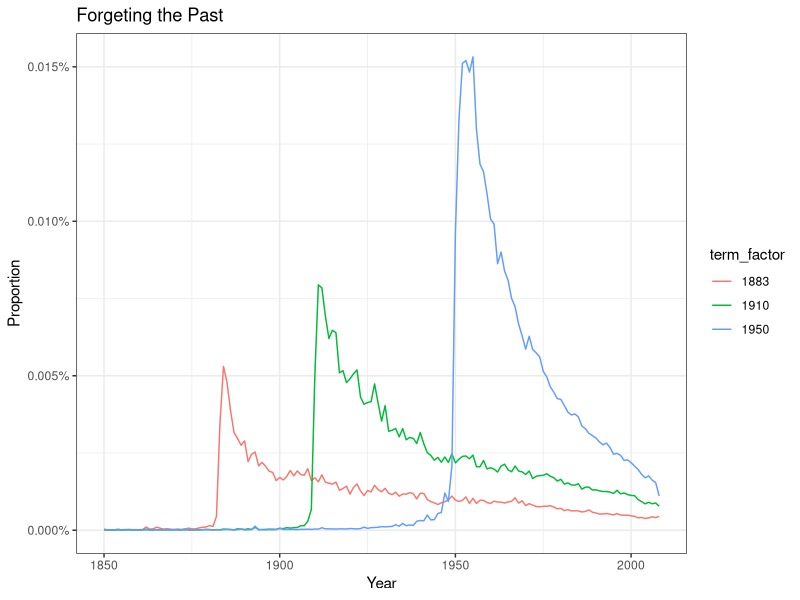
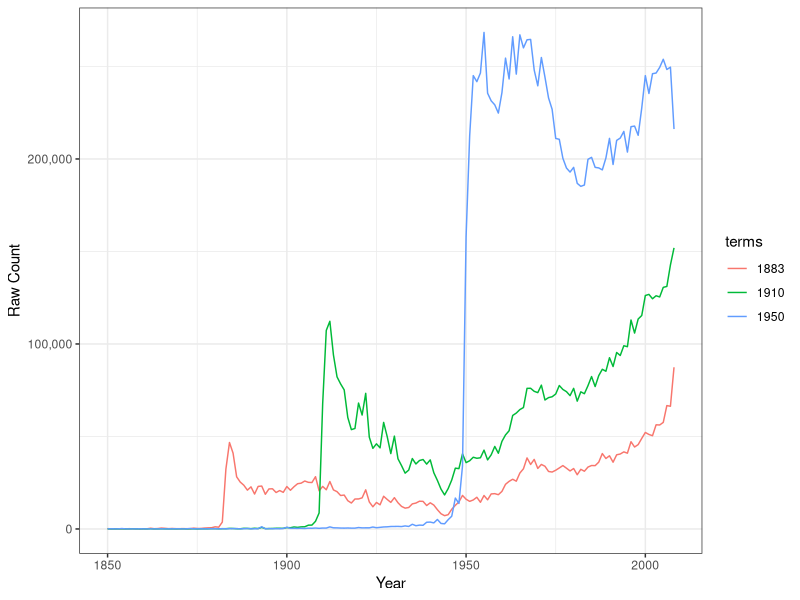
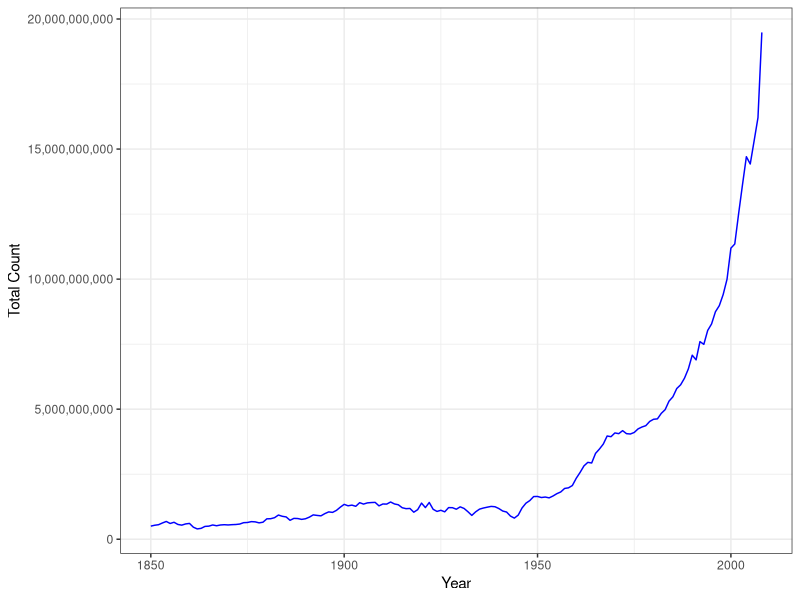
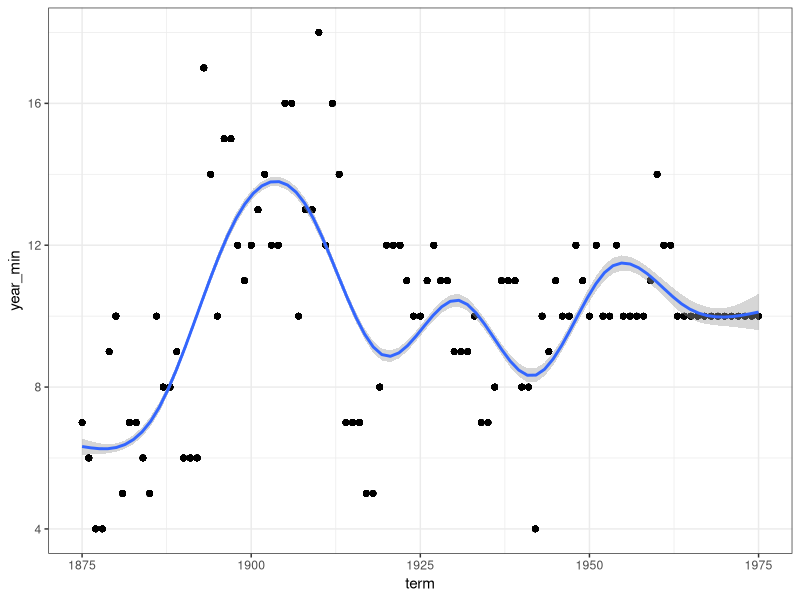

The R source for these figures, in order:
## ---- chunk 1
library(here)
library(scales)
library(tidyverse)

theme_set(theme_bw())

knitr::opts_chunk$set(echo = TRUE)
## ---- chunk 2
year_counts <- read_tsv('year_counts.tsv',
                    col_names = c('term', 'year', 'volume', 'book_count'))

total_counts <- read_csv('total_counts.csv', 
                     col_names = c('year', 'total_volume', 'page_count', 'book_count'))

## ---- chunk 3
total_counts %>% summarize(total_count = n()) 

year_counts %>% summarize(year_count = n())

## ---- chunk 4
year_and_totals <- year_counts %>% 
  left_join(total_counts, by = c("year"))

year_and_totals <- year_and_totals %>% 
  mutate(proportion = volume/total_volume)

## ---- chunk 5

year_and_totals %>% 
  filter(year >= 1850, term == '1883' | term == '1910' | term =='1950') %>% 
  mutate(term_factor = factor(term, levels = c('1883','1910','1950'))) %>% 
  ggplot(aes(x = year, y = proportion, color = term_factor)) +
  geom_line() +
  scale_y_continuous(lab = percent) +
  scale_x_continuous()+
  labs(x = "Year", y = "Proportion", title = "Forgeting the Past")

## ---- chunk 6
year_and_totals %>% 
  filter(year >= 1850, term == '1883' | term == '1910' | term == '1950') %>%
  mutate(terms = factor(term, levels = c('1883','1910','1950'))) %>%
  ggplot(aes(x = year, y = volume, color = terms)) +
  geom_line() + 
  scale_y_continuous(lab = comma) +
  labs(x = "Year", y = "Raw Count")
  
## ---- chunk 7
year_and_totals %>% 
  filter(year >= 1850, term == '1883' | term == '1910' | term == '1950') %>%
  group_by(year) %>% 
  ggplot(aes(x = year, y = total_volume)) +
  geom_line(color = 'blue') + 
  scale_y_continuous(labels = comma) +
  labs(x = "Year", y = "Total Count" )

## ---- chunk 8

peaks <- year_and_totals %>% 
  filter(year >= 1850) %>%  #, term == '1883'|term == '1910'|term == '1950') %>% 
  group_by(term) %>% 
  filter(proportion == max(proportion)) %>%
  rename(peak_year = year, peak_prop = proportion) %>%
  ungroup() #%>% View()
# View(peaks)
# View(year_and_totals)
df1 <- year_and_totals %>% left_join(peaks, by = c("term")) #%>% view
 View(df1)
#============================================================================= 
# peaks <- year_and_totals %>% 
#   filter(year >= 1850 ) %>% #, term == '1883'|term == '1910'|term == '1950') %>% 
#   group_by(term) %>%
#   filter(proportion == max(proportion)) %>%
#   mutate(peak_year = year, peak_prop = max(proportion))
# 
# df1 <- year_and_totals %>% left_join(peaks, by = c("term")) # %>% view 

## ---- chunk 9
half_life <- df1 %>% 
  ungroup() %>%
  filter(term >= '1875' & term <= '1975') %>% 
  filter(year >= peak_year, proportion <= peak_prop/2) %>% 
  group_by(peak_year) %>% 
  mutate(year_min = min(year) - peak_year) %>% 
  ungroup() #%>% View()
#View(half_life)

# View(half_life)
  
## ---- chunk 10

half_life %>%
  filter(year >= term) %>% 
  ggplot(aes(x = term, y = year_min)) +
  geom_point() +
  geom_smooth() #+
  # xlim(1850,2012)
